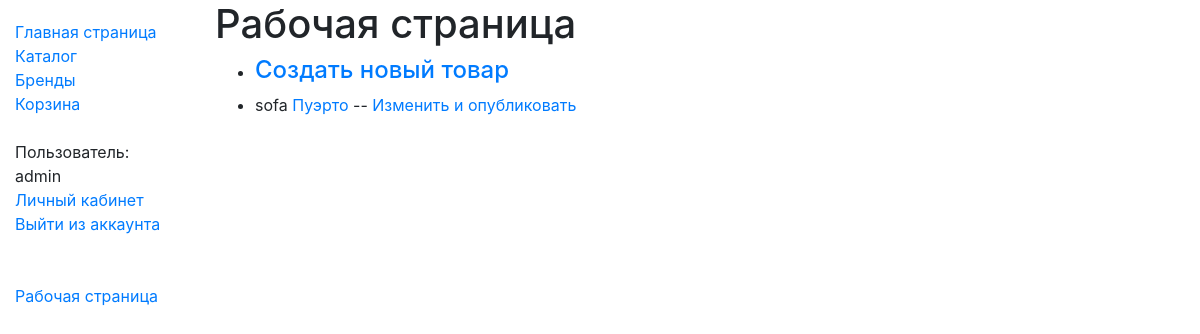
Page /catalog/workers_page/ (signed in) on the earlier database version.
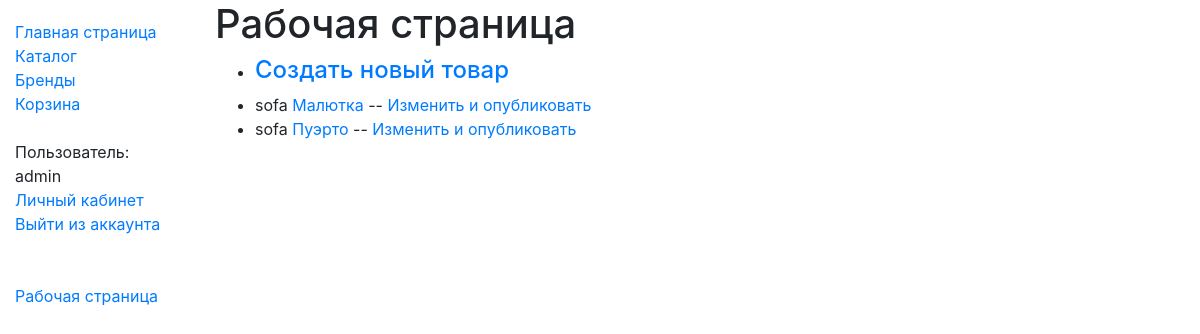
Same page on the later database version.
### catalog/models.py (models this page shows, shortened)
class Furniture(models.Model):
    name = models.CharField(max_length=200)
    brand = models.ForeignKey('Brand', on_delete=models.SET_NULL, null=True)
    description = models.TextField(max_length=1000, help_text="Описание продукта")
    isbn = models.CharField('ISBN', max_length=13,
                            help_text='13 Character <a href="https://www.isbn-international.org/content/what-isbn">ISBN number</a>')
    type = models.ManyToManyField(Type, help_text="Select a type of this product")
    published = models.BooleanField(default=False, help_text="Опубликовано")
    image = models.CharField(max_length=500, help_text="Изображение продукта", null=True)
    price = models.DecimalField(max_digits=6, decimal_places=2, default=1000.20)
    def get_absolute_url(self):
        return reverse('furniture-detail', args=[str(self.id)])
    def display_type(self):
        return ', '.join(type.name for type in self.type.all()[:3])
    display_type.short_description = 'type'
    class Meta:
        ordering = ['brand']

class Type(models.Model):
    name = models.CharField(max_length=200, help_text="Enter the product type")
    def __str__(self):
        return self.name

### catalog/views.py (the view)
# urls.py: path('workers_page/', views.WorkersPageListView.as_view(), name='workers-page'),
class WorkersPageListView(PermissionRequiredMixin, generic.ListView):
    model = Furniture
    template_name = 'catalog/workers_page.html'
    permission_required = ('catalog.worker',)
    def get_queryset(self):
        return Furniture.objects.filter(published=False)

### catalog/templates/catalog/workers_page.html
{% extends "base_generic.html" %}
{% block content %}
    <h1>Рабочая страница</h1>
    {% if furniture_list %}
    <ul>
        <li><h4> <a href="{% url 'furniture-create' %}"> Создать новый товар </a> </h4></li>
      {% for furniture in furniture_list %}
      <li>
          {{furniture.type.first}}
          <a href="{{ furniture.get_absolute_url }}">{{furniture.name}}</a>
          {% if perms.catalog.worker %}
           -- <a href="{% url 'furniture-update' furniture.id %}"> Изменить и опубликовать</a>
          {% endif %}
      </li>
      {% endfor %}
    </ul>
    {% else %}
      <p>Нет товаров на проверку!</p>
    {% endif %}
{% endblock %}

Differences in the rows shown:
added Furniture: type.first "sofa", name "Малютка"
